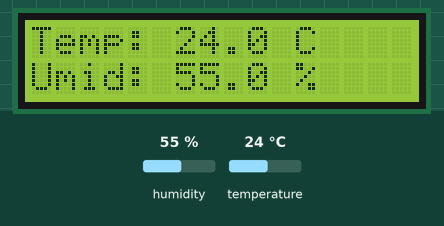
Recording of a sketch running on a simulated Arduino Uno, built with avr-gcc and run on an emulated ATmega328P. Shown: 16×2 character LCD. Inputs (shaded band) come from the test bench; at power-on: humidity 55 %, temperature 24 °C. What the sketch prints to the serial monitor is not drawn.

Above: at 3.2 s.
3.3 s: humidity set to 22 %
At 5.6 s:
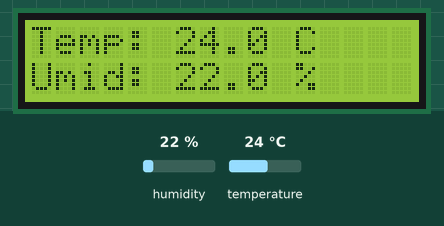
6.1 s: temperature set to 12 °C
At 7.6 s:
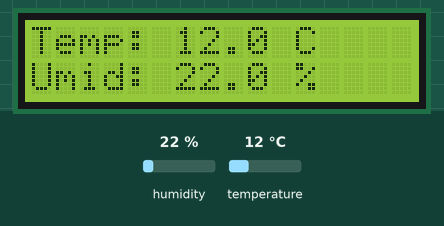
8.9 s: humidity set to 40 %
At 11.6 s:
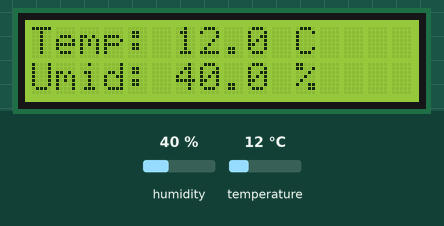
11.9 s: temperature set to 19 °C
At 13.7 s:
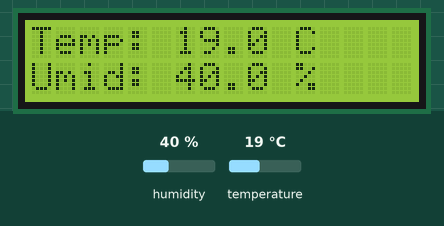
Timing chart, 0 to 15.2 s (numbered marks = the images above; inputs shaded):
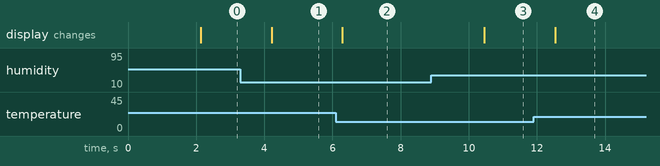

Measured:
- after the input at 3.3 s, the display: changes after 0.91 s (image 1)
- after the input at 6.1 s, the display: changes after 0.19 s (image 2)
- after the input at 8.9 s, the display: changes after 1.6 s (image 3)
- after the input at 11.9 s, the display: changes after 0.63 s (image 4)

The sketch:

temp_si_umiditate.ino
```cpp
#include <Wire.h>
#include <LiquidCrystal_I2C.h>
#include <DHT.h>

#define DHTPIN 2          // Pin conectat la senzor DHT11
#define DHTTYPE DHT11

DHT dht(DHTPIN, DHTTYPE);

// Inițializare LCD I2C (adresa 0x27 sau 0x3F, în funcție de modulul tău)
LiquidCrystal_I2C lcd(0x27, 16, 2);

void setup() {
  Serial.begin(9600);
  dht.begin();
  lcd.init();         // Inițializează LCD
  lcd.backlight();    // Pornește iluminarea LCD
  lcd.clear();
  lcd.setCursor(0, 0);
  lcd.print("Initializing...");
  delay(2000);
}

void loop() {
  float h = dht.readHumidity();
  float t = dht.readTemperature();

  if (isnan(h) || isnan(t)) {
    Serial.println("Eroare la citirea de la DHT11!");
    lcd.clear();
    lcd.setCursor(0, 0);
    lcd.print("Eroare senzor!");
    delay(2000);
    return;
  }

  // Trimite date prin serial pentru MATLAB
  Serial.print(t);
  Serial.print(",");
  Serial.println(h);

  // Afișare pe LCD
  lcd.clear();
  lcd.setCursor(0, 0);
  lcd.print("Temp: ");
  lcd.print(t, 1);
  lcd.print(" C");

  lcd.setCursor(0, 1);
  lcd.print("Umid: ");
  lcd.print(h, 1);
  lcd.print(" %");

  delay(1000); // actualizare la 1 sec
}
```
